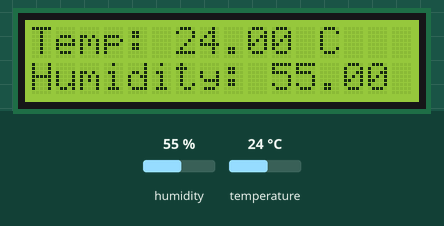
This program was run on a simulated Arduino Uno, built with avr-gcc and run on an emulated ATmega328P. Parts: 16×2 character LCD. The test bench sets the inputs (shaded band); at power-on: humidity 55 %, temperature 24 °C. What the program prints to the serial monitor is not drawn.

Above: at 1.7 s.
1.8 s: humidity set to 22 %
At 4.5 s:
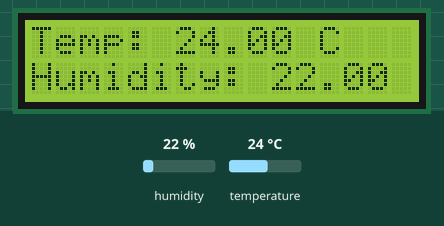
4.8 s: temperature set to 12 °C
At 6.0 s:
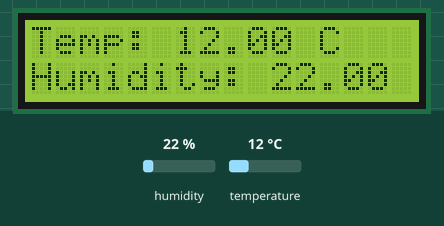
7.8 s: humidity set to 40 %
At 10.9 s:
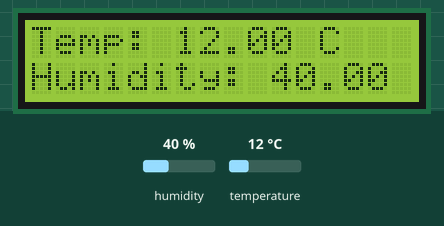
11.2 s: temperature set to 19 °C
At 12.4 s:
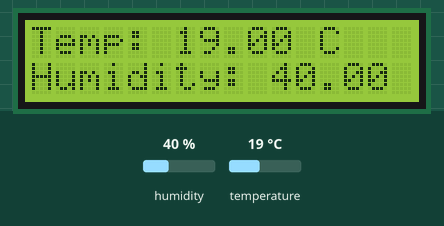
Timing chart, 0 to 14.2 s (numbered marks = the images above; inputs shaded):
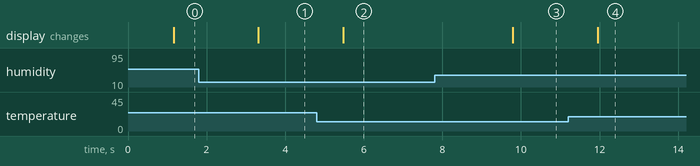

The program:

main.cpp
```cpp
#include <Arduino.h>
#include <Adafruit_Sensor.h>
#include <DHT_U.h>
#include <DHT.h>
#include <LiquidCrystal_I2C.h>

int DHTPIN = 2;
LiquidCrystal_I2C lcd(0x27,16, 2);

#define DHTTYPE 11
DHT dht(DHTPIN, DHTTYPE);

void setup() {
  Serial.begin(9600);
  Serial.println("Temperature and Humidity test");

  lcd.init();
  lcd.backlight();
  lcd.clear();

  dht.begin();
}

void loop() {
  delay(1000);

  float h = dht.readHumidity();
  float t = dht.readTemperature();

  // Error checking
  if (isnan(h) || isnan(t)){
    Serial.println("Error reading the sensor");
    return;
  }

  // display readings on serial monitor
  Serial.println("___________________________");
  Serial.print("Humidity: ");
  Serial.print(h);
  Serial.print("%t");
  Serial.print("Temperature: ");
  Serial.print(t);
  Serial.print(char(186));
  Serial.println("C ");
  Serial.println("___________________________");
  Serial.println(" ");

  //LCD DISPLAY
  lcd.setCursor(0,0);
  lcd.print("Temp: ");
  lcd.print(t);
  lcd.print(" C");

  lcd.setCursor(0,1);
  lcd.print("Humidity: ");
  lcd.print(h);
  lcd.print(" %");
}
```

Measured:
- after the input at 1.8 s, the display: changes after 1.5 s (image 1)
- after the input at 4.8 s, the display: changes after 0.67 s (image 2)
- after the input at 7.8 s, the display: changes after 2.0 s (image 3)
- after the input at 11.2 s, the display: changes after 0.75 s (image 4)
